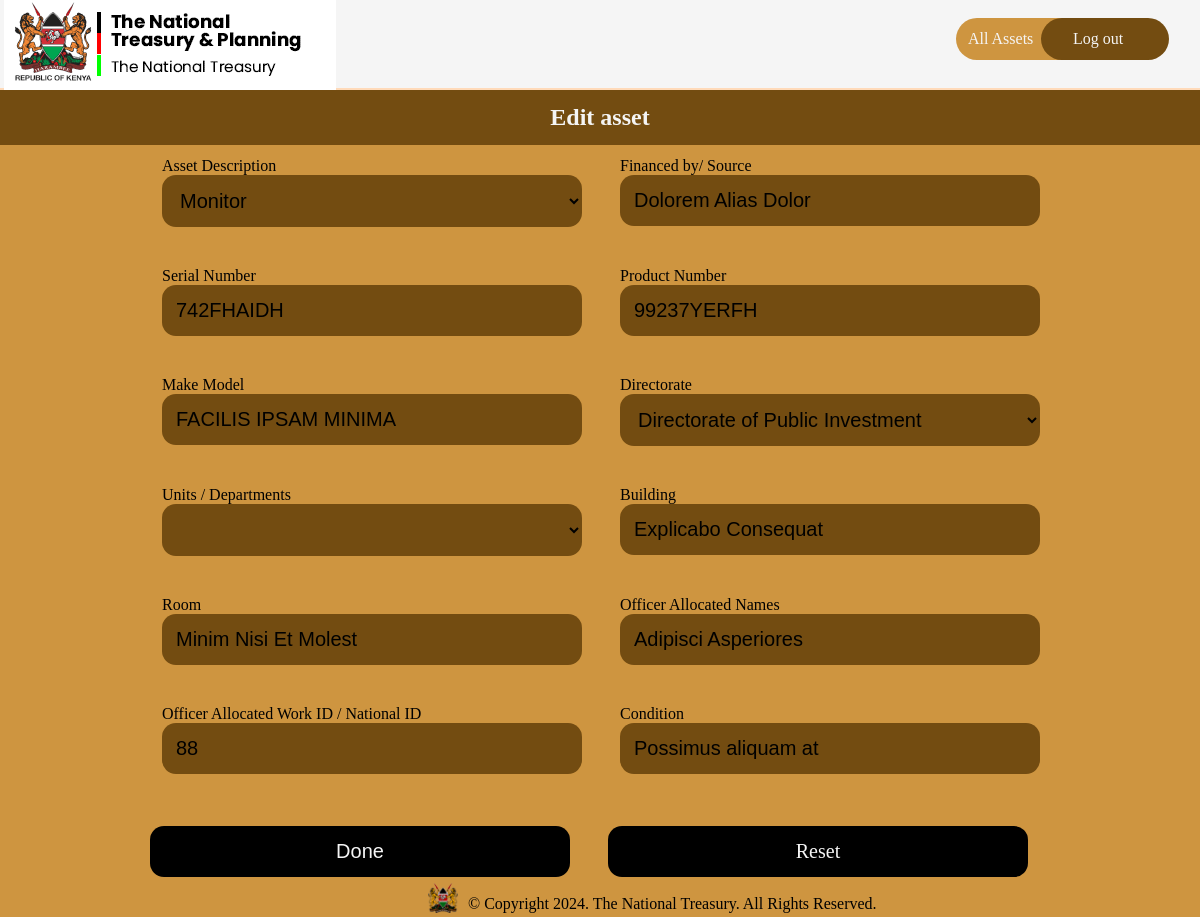
The app's page /asset/edit/2 with its own data.
### inventory/models.py (models this page shows, shortened)
class Asset(db.Model):
    idassets = db.Column(db.Integer, primary_key=True)
    asset_description = db.Column(db.Text, nullable=False)
    financed_by = db.Column(db.Text, default="N/A")
    serial_number = db.Column(db.Text, nullable=False, unique=True)
    product_number = db.Column(db.Text, nullable=False)
    make_model = db.Column(db.Text, nullable=False)
    directorate = db.Column(db.Text, nullable=False)
    units = db.Column(db.Text, nullable=False)
    building = db.Column(db.Text, nullable=False)
    room = db.Column(db.Integer, nullable=False)
    officer_allocated = db.Column(db.Text, default="N/A")
    officer_contact_info = db.Column(db.Text, default="N/A")
    state = db.Column(db.Text, nullable=False)

### inventory/routes.py (the view, shortened to what this page needs)
@app.route("/asset/edit/<int:asset_id>", methods=("GET", "POST"))
def edit_asset(asset_id):
    form = AssetForm()
    asset = Asset.query.get_or_404(asset_id)
    if request.method == "GET":
        form.asset_description.data = asset.asset_description
        form.financed_by.data = asset.financed_by
        form.serial_number.data = asset.serial_number
        form.product_number.data = asset.product_number
        form.make_model.data = asset.make_model
        form.directorate.data = asset.directorate
        form.units.data = asset.units
        form.building.data = asset.building
        form.room.data = asset.room
        form.officer_allocated.data = asset.officer_allocated
        form.officer_contact_info.data = asset.officer_contact_info
        form.state.data = asset.state
    return render_template("edit_asset.html", form=form, asset=asset)

### inventory/templates/edit_asset.html (shortened to what this page needs)
{% extends "base.html" %}
{% block head %}
{{ super() }}
<link rel="stylesheet" href="{{ url_for('static', filename='assets.css') }}">
{% endblock head %}
{% block navlinks %}
<a href="{{ url_for('index') }}" class="links signup">All Assets</a>
<a href="{{ url_for('index') }}" class="links login">Log out</a>
{% endblock navlinks %}
{% block body %}
<h2 class="asset-heading">Edit asset</h2>
<div class="form-wrapper">
	<div class="layer">
		<form autocomplete="off" action="" class="form" method="post">
			<div class="row">
				<div class="asset_description">
					{{ form.asset_description.label }}
					{{ form.asset_description(placeholder="",id="description", value="{{ asset.asset_description }}") }}
				</div>
				<div class="financed_by">
					{{ form.financed_by.label }}
					{{ form.financed_by(placeholder="",id="financedby") }}
				</div>
			</div>
			<div class="row">
				<div class="serial_number">
					{{ form.serial_number.label }}
					{{ form.serial_number(placeholder="",id="serial") }}
				</div>
				<div class="product_number">
					{{ form.product_number.label }}
					{{ form.product_number(placeholder="",id="productnumber") }}
				</div>
			</div>
			<div class="row">
				<div class="make_model">
					{{ form.make_model.label }}
					{{ form.make_model(placeholder="",id="makemodel") }}
				</div>
				<div class="directorate">
					{{ form.directorate.label }}
					{{ form.directorate(placeholder="",id="directorate") }}
				</div>
			</div>
			<div class="row">
				<div class="units">
					{{ form.units.label }}
					{{ form.units(placeholder="",id="units") }}
				</div>
				<div class="building">
					{{ form.building.label }}
					{{ form.building(placeholder="",id="building") }}
				</div>
			</div>
			<div class="row">
				<div class="room">
					{{ form.room.label }}
					{{ form.room(placeholder="",id="room") }}
				</div>
				<div class="officer_in_charge">
					{{ form.officer_allocated.label }}
					{{ form.officer_allocated(placeholder="",id="officerincharge") }}
				</div>
			</div>
			<div class="row">
				<div class="officer_contact_info">
					{{ form.officer_contact_info.label }}
					{{ form.officer_contact_info(placeholder="",id="officercontactinfo") }}
				</div>
				<div class="condition">
					{{ form.state.label }}
					{{ form.state(placeholder="",id="condition") }}
				</div>
			</div>
	</div>
	<div class="row">
		<input type="submit" value="Done">
		<a href="{{ url_for('edit_asset',asset_id=asset.idassets ) }}" style="text-align:center;text-decoration:none;" class="reset">Reset</a>
	</div>
</div>
{% endblock body %}

### inventory/static/style.css (style rules this page uses)
* { margin: 0; padding: 0; box-sizing: border-box; color-scheme: light; @import url('https://fonts.googleapis.com/css2?family=Roboto+Mono:ital,wght@0,100..700;1,100..700&display=swap'); }
body { display: flex; flex-direction: column; height: 100%; background-color: #ce9540; }
.links { padding: 12px; display: flex; align-items: center; gap: 32px; border-radius: 34px; margin-bottom: 8px; }
.links>a { text-decoration: none; color: whitesmoke; width: 7.6em; }
.signup { background-color: #CE9540; }
.login { background-color: #734C11; margin-left: -67px; padding-left: 32px; }

### inventory/static/assets.css (style rules this page uses)
body { display: flex; flex-direction: column; height: 100%; background-color: #CE9540; }
.asset-heading { padding: 14px; text-align: center; color: whitesmoke; background-color: #734C11; }
.links { padding: 12px; display: flex; align-items: center; gap: 32px; border-radius: 34px; margin-bottom: 8px; }
.links>a { text-decoration: none; color: whitesmoke; width: 8em; margin-right: 4px; }
.signup { background-color: #CE9540; }
.login { background-color: #734C11; margin-left: -79px; padding-left: 32px; }
.form-wrapper { margin: 0 auto; }
input, .reset { -webkit-appearance: none; -moz-appearance: none; appearance: none; border: none; }
select, input[type="text"], input[type="email"], input[type="password"], input[type="number"] { background-color: #734C11; color: rgb(0, 0, 0); }
select, input, .reset { padding: 14px; border-radius: 14px; margin-bottom: 10px; width: 420px; font-size: 20px; }
select { border: none; }
input[type="submit"], .reset { color: whitesmoke; background-color: rgb(0, 0, 0); }
.form { width: 900px; padding: 12px; }
.row { display: flex; gap: 38px; margin-bottom: 30px; }
::placeholder { color: whitesmoke; opacity: 1; }

### records on screen
Asset: asset_description "Monitor", financed_by "Dolorem Alias Dolor", serial_number "742FHAIDH", product_number "99237YERFH", make_model "FACILIS IPSAM MINIMA", directorate "Directorate of Public Investment", building "Explicabo Consequat", room "Minim Nisi Et Molest", officer_allocated "Adipisci Asperiores", officer_contact_info "88", state "Possimus aliquam at"
